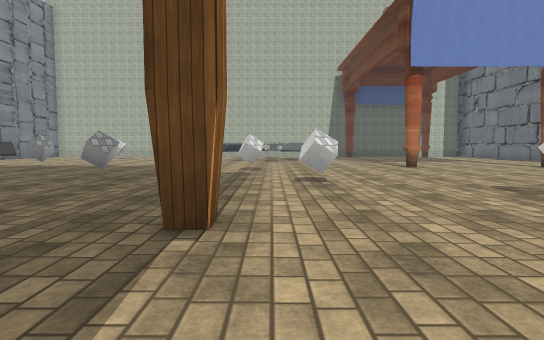
View 1 (above)

20 first-person views from a walk through a scene from a Unity 3-D project. The camera is 1.3 m above the floor, tilts 4° down and sees 75° across. The floor is counted in squares, 2.06 m on a side. Each view is taken from the middle of a square. On the plan, view 1 faces up. The plan holds only what a view shows up to about 10 squares ahead; the rest is blank. The place goes on beyond the plan. The player character is not drawn. Some surface patterns are stand-ins.

View 2
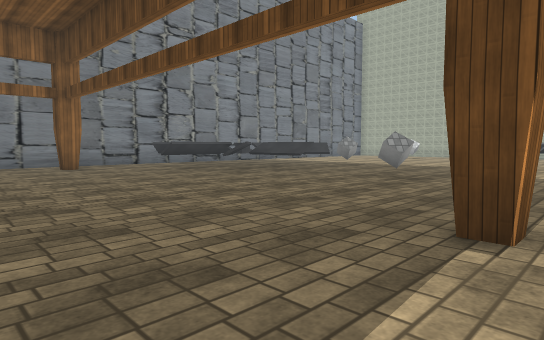

View 3
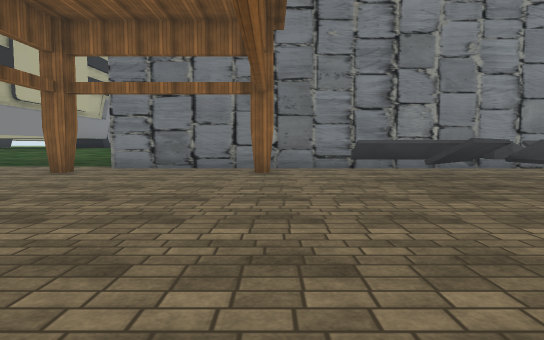

View 4
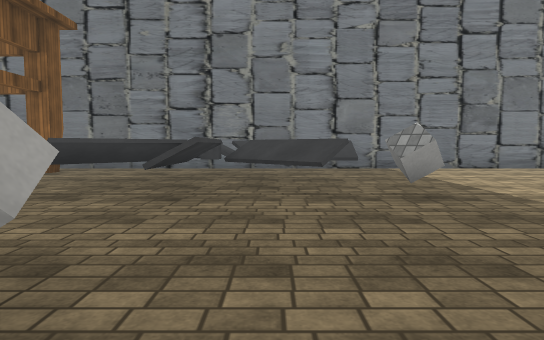

View 5
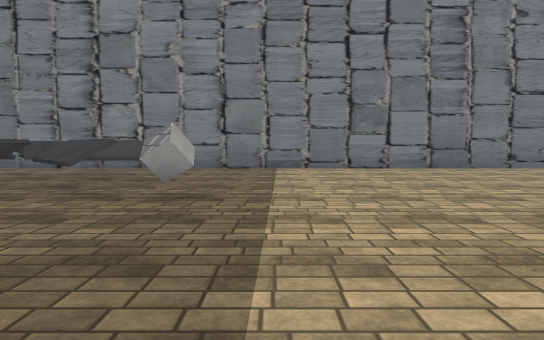

View 6
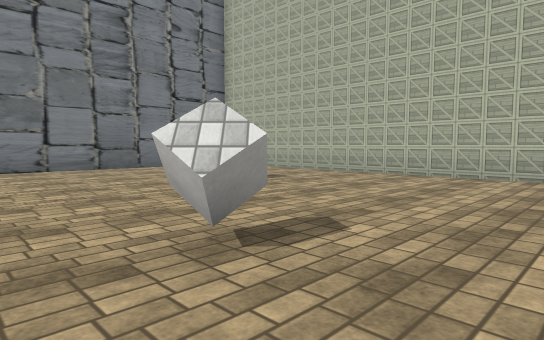

View 7
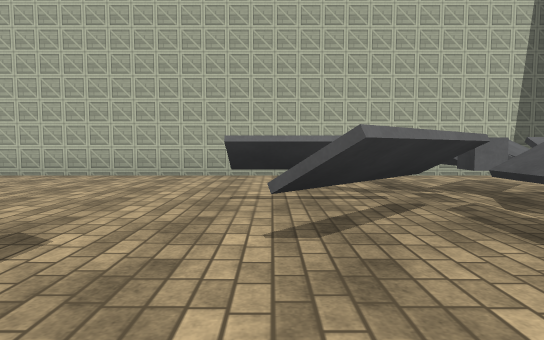

View 8
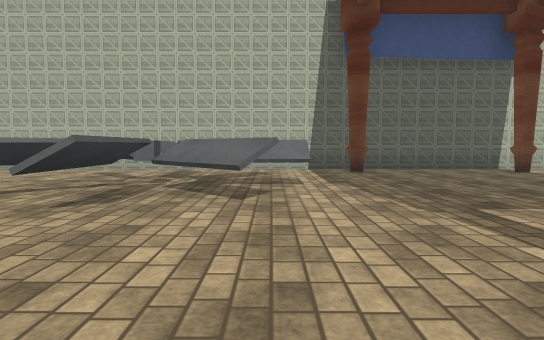

View 9
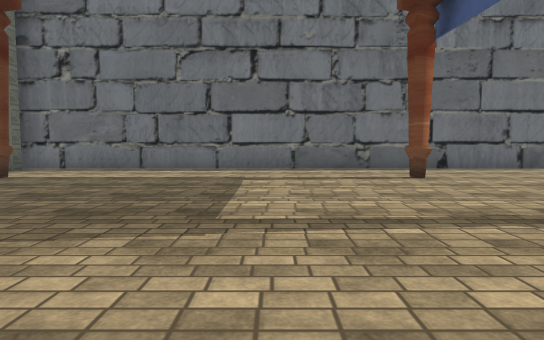

View 10
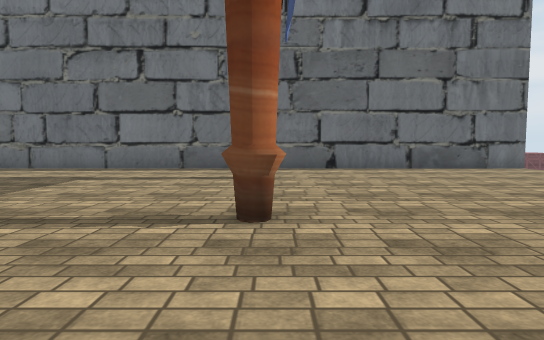

View 11
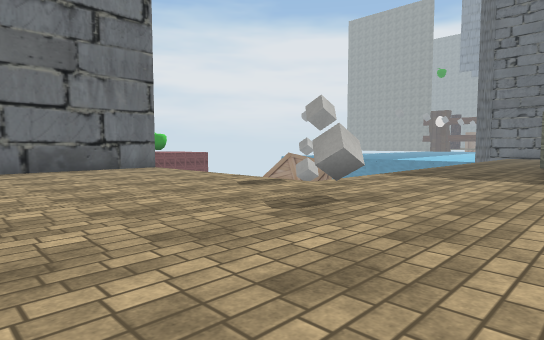

View 12
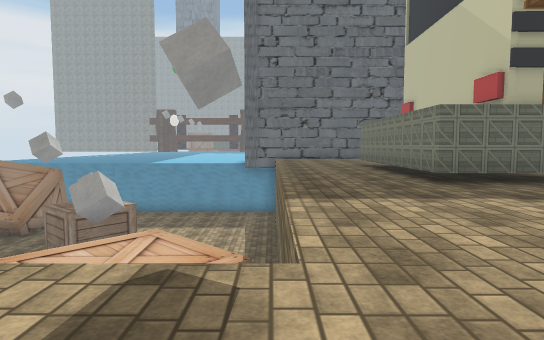

View 13
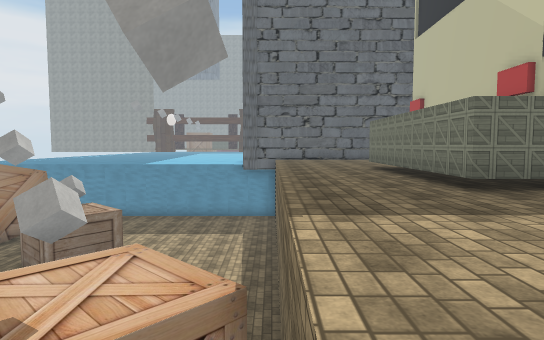

View 14
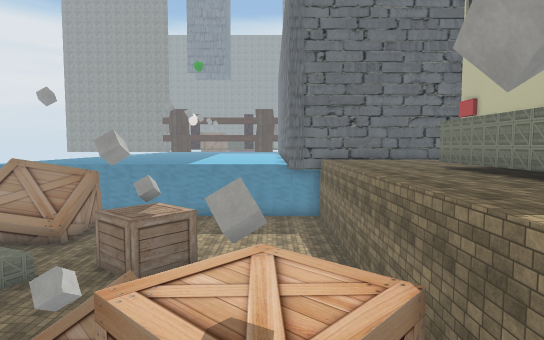

View 15
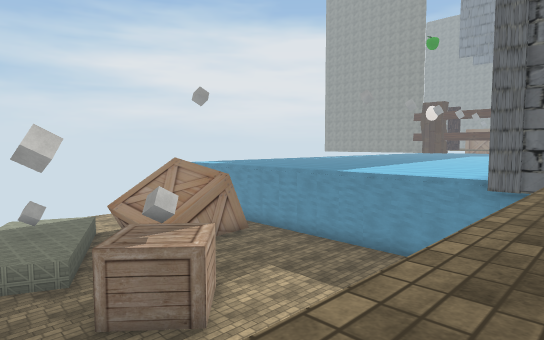

View 16
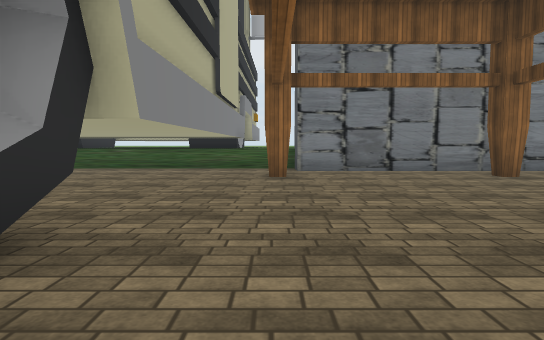

View 17
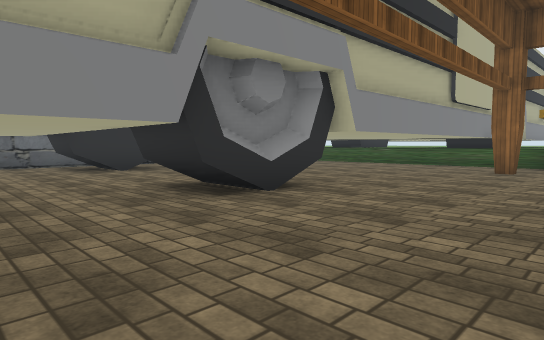

View 18
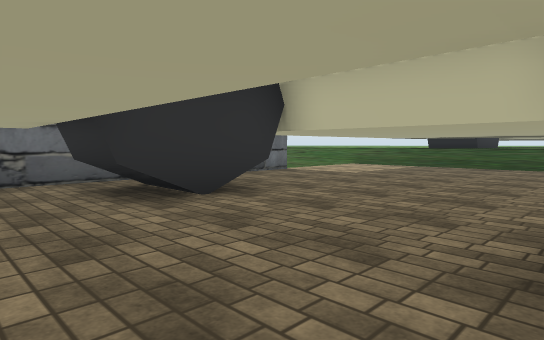

View 19
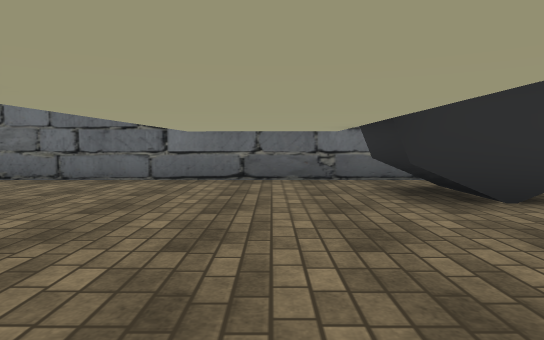

View 20
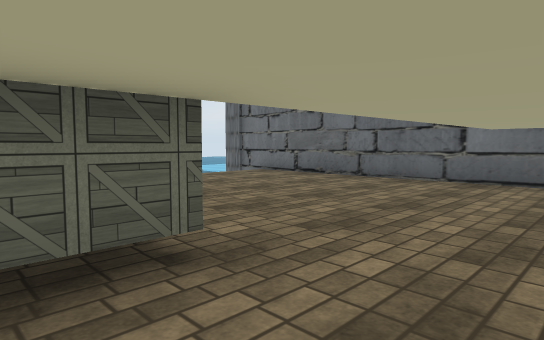

### Floor plan
Key: @ floor where view 1 was taken; # wall or solid block; x gap in a wall; . main floor; - floor 0.5 m lower than the main floor; = window, fence, low wall or low ledge; ^ raised ledge; v drop or lower ground; C cube; O other object.
Columns run from 13 left of view 1 to 13 right of it. Each row starts with its distance up from view 1.
 20     #####################
 19     ....................#
 18  #.  ........^...#...#..#
 17  #.........^^^^^........#
 16  #.........^^O^.........#
 15  #..........^O^^........#
 14  #.........^^^^^........#
 13  #.......C...^..........#
 12  #.......... ...........#
 11  #..........  ..........#
 10  #......... .....#...#..#
  9  #.^.^.C... C...........#
  8  #.^^^^.................#
  7  #.^^O^^..C.............#
  6  #..^^^.......C.........#
  5  #.^.^^.................#
  4  #...............C......#
  3  #.#........#.....vvvvvv#
  2  #................v
  1  #................vvvvv
  0  #...........@....vvCCv
 -1 ^#...........###..vvvv Cv
 -2 ^..#.........  #..v   vvvv
 -3 =............  #..v     vvv
 -4 =.......##...  #..vv   vvvv
 -5 =....... #...###..vvv vCCvv
 -6 =............###..vvvvvCvvv
 -7 =...............  v  vvvv
 -8 =................ v  vvvvv
 -9 =......###........   vvvv
-10   .....  #........v  vvv
-11    ....  .........vv vv
-12     x#   ###########--

Where each view was taken, in squares from view 1:
view 1: 0 up, 0 right, facing up
view 2: 0 up, 0 right, facing up-left
view 3: 3 up, 2 left, facing left
view 4: 8 up, 2 left, facing left
view 5: 11 up, 2 left, facing left
view 6: 12 up, 2 left, facing up-left
view 7: 12 up, 2 left, facing up
view 8: 10 up, 2 right, facing up
view 9: 13 up, 1 right, facing right
view 10: 10 up, 1 right, facing right
view 11: 8 up, 1 right, facing down-right
view 12: 5 up, 5 right, facing down
view 13: 4 up, 5 right, facing down
view 14: 4 up, 7 right, facing down
view 15: 2 down, 4 right, facing down-right
view 16: 2 down, 3 left, facing left
view 17: 0 up, 1 left, facing down-left
view 18: 5 down, 2 left, facing down-left
view 19: 5 down, 2 left, facing down
view 20: 5 down, 2 left, facing down-right
